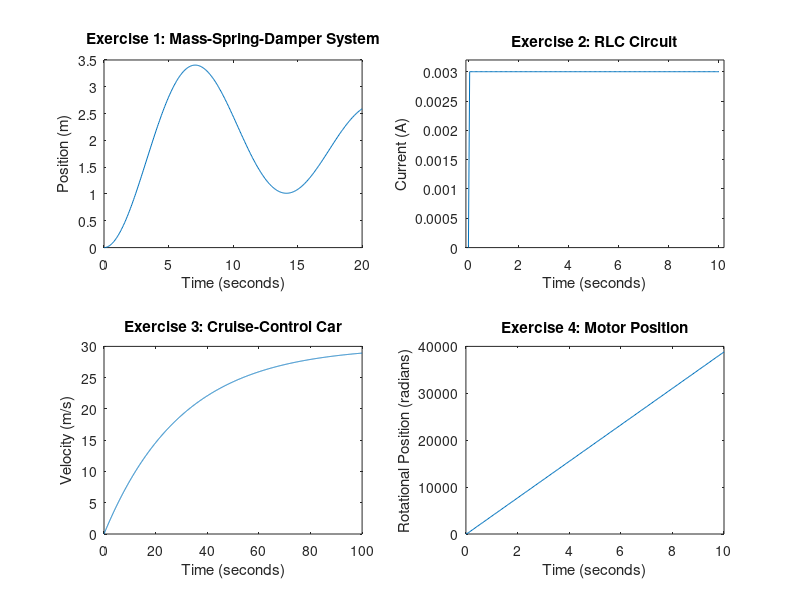

This figure's MATLAB source:
% This script is written for Lab 2 of ES3011 B26 by 
% Aditi Bhattamishra, Kate Stahler, and Yael Whitson (Team 13).
% The script is adapted using a demo script previously provided. 
% Due 11/4/2026

clear; clc;

%% Mass-Spring-Damper System (Q1)

% Create system properties and constants variables
m = 5; %mass [Kg]
k = 1.0; %spring constant [N/m]
b = 0.5; %damping constant [N*s/m]
F = 2; %input force [N]

% Set time array variables
T = 20; %simulation time [s]
dt = 0.05; %time step [s]
t = 0:dt:T; %time array [t]

% Create state space equation coefficient variables
A = [0 1;
     -k/m -b/m];
B = [0; 1/m];
C = [1 0];
D = 0;
sys = ss(A,B,C,D);

% Set input array
u = F*ones(size(t));

% Run simulation
[y1, x1] = lsim(sys,u,t);

% Make figure (we do this manually to create four separate plots without
% overwriting)
figure;
subplot(2, 2, 1);
plot (x1, y1);
title("Exercise 1: Mass-Spring-Damper System");
xlabel("Time (seconds)");
ylabel("Position (m)");

%% RLC Circuit (Q2)

% Create system properties and constants variables
L = 5; %inductance [H]
c = 300; %capacitance [uF]
R = 100000; %resistance [ohm]
V = 300; %input voltage [V]

% Set time array variables
T = 10; %simulation time [s]
dt = 0.05; %time step [s]
t = 0:dt:T; %time array [t]

% Create state space equation coefficient variables
A = [0 1;
    -1/(L*c) -R/L];
B = [0; 1/L];
C = [0 1];
D = 0;
sys = ss(A,B,C,D);

% Set input array
u = V*ones(size(t));

% Run simulation
[y2, x2] = lsim(sys,u,t);

% Make figure
subplot(2, 2, 2);
plot (x2, y2);
axis([-0.1 10.2 0 3.2*10^(-3)])
title("Exercise 2: RLC Circuit");
xlabel("Time (seconds)");
ylabel("Current (A)");

%% Cruise-Control Car (Q3)

% Create system properties and constants variables
m = 1500; %vehicle mass [kg]
b = 50; %damping coefficient [N*s/m]
U = 1500; %input force [N]

% Set time array variables
T = 100; %simulation time [s]
dt = 0.05; %time step [s]
t = 0:dt:T; %time array [t]

% Create state space equation coefficient variables
A = [0 1;
    0 -b/m]; 
B = [0; 1/m]; 
C = [0 1];
D = 0;
sys = ss(A,B,C,D);

% Set input array
u = U*ones(size(t));

% Run simulation
[y3, x3] = lsim(sys,u,t);

% Make figure
subplot(2, 2, 3);
plot (x3, y3);
title("Exercise 3: Cruise-Control Car");
xlabel("Time (seconds)");
ylabel("Velocity (m/s)");

%% Motor Position (Q4)

% Create system properties and constants variables
J = 3*10^(-6); %rotor moment of inertia [kg*m^2]
b = 3.5*10^(-6); %motor friction coefficient [N*s/m]
K = 0.025; %electric force/motor torque coefficient [V/rad/sec]
R = 5; %resistance [Ohm]
L = 3*10^(-6); %inductance [H]
V = 100; %input voltage [V]

% Set time array variables
T = 10; %simulation time [s]
dt = 0.05; %time step [s]
t = 0:dt:T; %time array [t]

% Create state space equation coefficient variables
A = [0 1 0;
    0 -b/J K/J;
    0 -K/L -R/L]; %fill in and delete this comment after
B = [0;
    0;
    1/L]; %fill in and delete this comment after
C = [1 0 0]; %fill in and delete this comment after
D = 0; %fill in and delete this comment after
sys = ss(A,B,C,D);

% Set input array
u = V*ones(size(t));

% Run simulation
[y4, x4] = lsim(sys,u,t);

% Make figure
subplot(2, 2, 4);
plot (x4, y4);
title("Exercise 4: Motor Position");
xlabel("Time (seconds)");
ylabel("Rotational Position (radians)");
